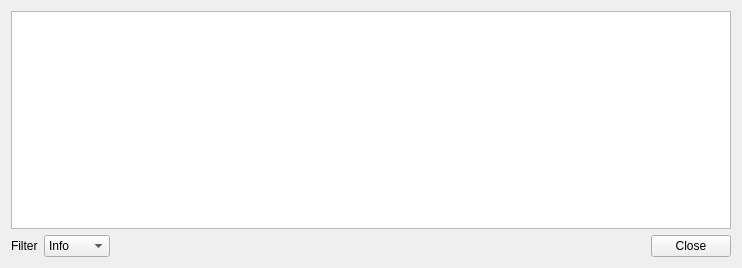
<?xml version="1.0" encoding="UTF-8"?>
<ui version="4.0">
 <class>LogMessageDialog</class>
 <widget class="QWidget" name="LogMessageDialog">
  <property name="geometry">
   <rect>
    <x>0</x>
    <y>0</y>
    <width>742</width>
    <height>268</height>
   </rect>
  </property>
  <property name="windowTitle">
   <string>IQmol Log Messages</string>
  </property>
  <layout class="QVBoxLayout" name="verticalLayout">
   <item>
    <widget class="QTextBrowser" name="logTextBrowser"/>
   </item>
   <item>
    <layout class="QHBoxLayout" name="horizontalLayout">
     <item>
      <widget class="QLabel" name="label">
       <property name="text">
        <string>Filter</string>
       </property>
      </widget>
     </item>
     <item>
      <widget class="QComboBox" name="filterCombo">
       <property name="currentIndex">
        <number>2</number>
       </property>
       <item>
        <property name="text">
         <string>Trace</string>
        </property>
       </item>
       <item>
        <property name="text">
         <string>Debug</string>
        </property>
       </item>
       <item>
        <property name="text">
         <string>Info</string>
        </property>
       </item>
       <item>
        <property name="text">
         <string>Warn</string>
        </property>
       </item>
       <item>
        <property name="text">
         <string>Error</string>
        </property>
       </item>
       <item>
        <property name="text">
         <string>Fatal</string>
        </property>
       </item>
      </widget>
     </item>
     <item>
      <spacer name="horizontalSpacer">
       <property name="orientation">
        <enum>Qt::Horizontal</enum>
       </property>
       <property name="sizeHint" stdset="0">
        <size>
         <width>40</width>
         <height>20</height>
        </size>
       </property>
      </spacer>
     </item>
     <item>
      <widget class="QPushButton" name="closeButton">
       <property name="text">
        <string>Close</string>
       </property>
      </widget>
     </item>
    </layout>
   </item>
  </layout>
 </widget>
 <resources/>
 <connections>
  <connection>
   <sender>closeButton</sender>
   <signal>clicked()</signal>
   <receiver>LogMessageDialog</receiver>
   <slot>close()</slot>
   <hints>
    <hint type="sourcelabel">
     <x>691</x>
     <y>239</y>
    </hint>
    <hint type="destinationlabel">
     <x>370</x>
     <y>133</y>
    </hint>
   </hints>
  </connection>
 </connections>
</ui>
